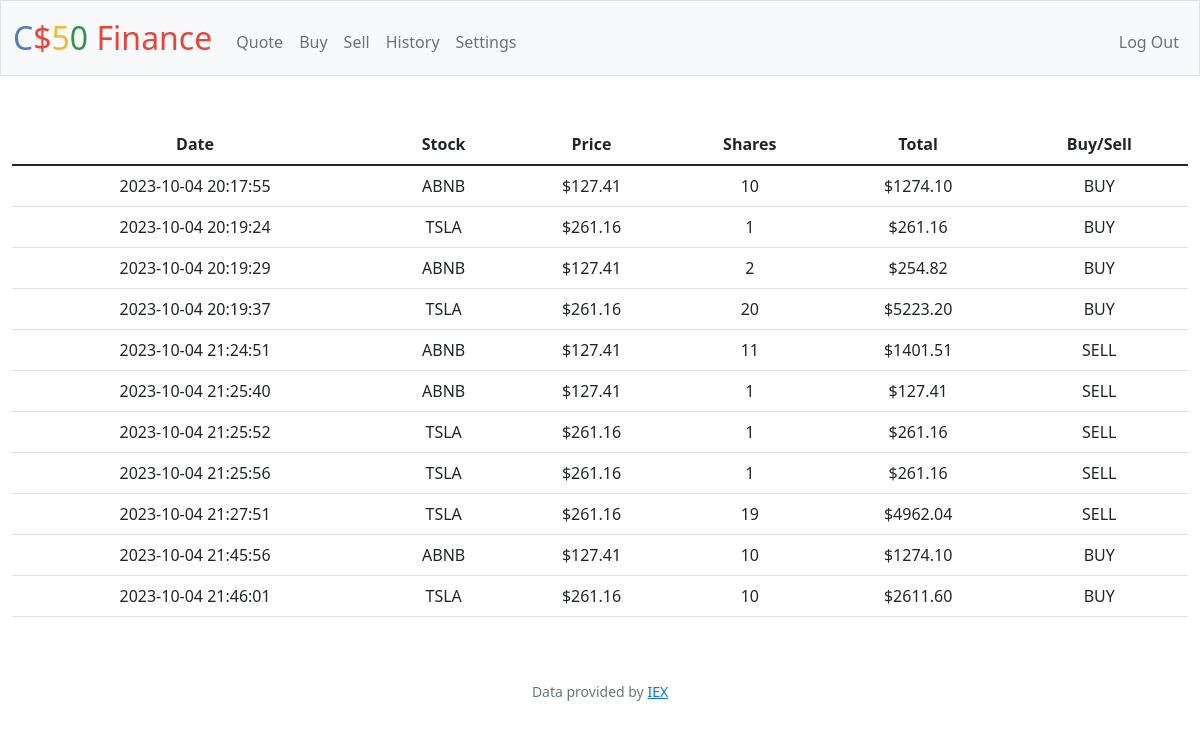
The app's page /history (signed in) with its own data.
### tables this page shows
CREATE TABLE history (id INTEGER PRIMARY KEY AUTOINCREMENT NOT NULL, userid INTEGER NOT NULL, added_on INTEGER NOT NULL, amount INTEGER NOT NULL, price INTEGER NOT NULL, type TEXT NOT NULL, symbol TEXT NOT NULL);

### app.py (the view)
@app.route("/history")
@login_required
def history():
    stocks = db.execute(
        "SELECT DATETIME(added_on, 'unixepoch') AS added_on, amount, price, type, symbol FROM history WHERE userid=?",
        session["user_id"],
    )
    return render_template("history.html", stocks=stocks)

### app.py (called while the page is built)
@app.after_request
def after_request(response):
    response.headers["Cache-Control"] = "no-cache, no-store, must-revalidate"
    response.headers["Expires"] = 0
    response.headers["Pragma"] = "no-cache"
    return response

### helpers.py (called while the page is built)
def login_required(f):
    @wraps(f)
    def decorated_function(*args, **kwargs):
        if session.get("user_id") is None:
            return redirect("/login")
        return f(*args, **kwargs)
    return decorated_function

### templates/history.html (shortened to what this page needs)
{% extends "layout.html" %}
{% block main %}
    <table class="table">
        <thead>
            <tr>
                <th>Date</th>
                <th>Stock</th>
                <th>Price</th>
                <th>Shares</th>
                <th>Total</th>
                <th>Buy/Sell</th>
            </tr>
        </thead>
        <tbody>
            {% for stock in stocks %}
            <tr>
                <td>{{ stock['added_on'] }}</td>
                <td>{{ stock['symbol'] }}</td>
                <td>{{ "$%.2f"|format(stock['price']) }}</td>
                <td>{{ stock['amount'] }}</td>
                <td>{{ "$%.2f"|format(stock['amount'] * stock['price']) }}</td>
                <td>{{ stock['type'].upper() }}</td>
            </tr>
            {% endfor %}
        </tbody>
    </table>
{% endblock %}

### templates/layout.html (shortened to what this page needs)
<!DOCTYPE html>
<html lang="en">
    <head>
        <link href="https://cdn.jsdelivr.net/npm/bootstrap@5.1.3/dist/css/bootstrap.min.css" rel="stylesheet">
        <link href="/static/styles.css" rel="stylesheet">
    </head>
    <body>
        <nav class="bg-light border navbar navbar-expand-md navbar-light">
            <div class="container-fluid">
                <a class="navbar-brand" href="/"><span class="blue">C</span><span class="red">$</span><span class="yellow">5</span><span class="green">0</span> <span class="red">Finance</span></a>
                <div class="collapse navbar-collapse" id="navbar">
                    {% if session["user_id"] %}
                        <ul class="navbar-nav me-auto mt-2">
                            <li class="nav-item"><a class="nav-link" href="/quote">Quote</a></li>
                            <li class="nav-item"><a class="nav-link" href="/buy">Buy</a></li>
                            <li class="nav-item"><a class="nav-link" href="/sell">Sell</a></li>
                            <li class="nav-item"><a class="nav-link" href="/history">History</a></li>
                            <li class="nav_item"><a class="nav-link" href="/settings">Settings</a></li>
                        </ul>
                        <ul class="navbar-nav ms-auto mt-2">
                            <li class="nav-item"><a class="nav-link" href="/logout">Log Out</a></li>
                        </ul>
                    {% else %}
                        <ul class="navbar-nav ms-auto mt-2">
                            <li class="nav-item"><a class="nav-link" href="/register">Register</a></li>
                            <li class="nav-item"><a class="nav-link" href="/login">Log In</a></li>
                        </ul>
                    {% endif %}
                </div>
            </div>
        </nav>
        <main class="container-fluid py-5 text-center">
            {% block main %}{% endblock %}
        </main>
        <footer class="mb-5 small text-center text-muted">
            Data provided by <a href="https://iexcloud.io/">IEX</a>
        </footer>
    </body>
</html>

### static/styles.css (style rules this page uses)
nav .navbar-brand { font-size: xx-large; }
nav .navbar-brand .blue { color: #537fbe; }
nav .navbar-brand .red { color: #ea433b; }
nav .navbar-brand .yellow { color: #f5b82e; }
nav .navbar-brand .green { color: #2e944b; }

### records on screen
history: added_on "2023-10-04 20:17:55", symbol "ABNB", price "$127.41", amount "10", stock['amount']*stock['price'] "$1274.10", type "BUY"
history: added_on "2023-10-04 20:19:24", symbol "TSLA", price "$261.16", amount "1", stock['amount']*stock['price'] "$261.16", type "BUY"
history: added_on "2023-10-04 20:19:29", symbol "ABNB", price "$127.41", amount "2", stock['amount']*stock['price'] "$254.82", type "BUY"
history: added_on "2023-10-04 20:19:37", symbol "TSLA", price "$261.16", amount "20", stock['amount']*stock['price'] "$5223.20", type "BUY"
history: added_on "2023-10-04 21:24:51", symbol "ABNB", price "$127.41", amount "11", stock['amount']*stock['price'] "$1401.51", type "SELL"
history: added_on "2023-10-04 21:25:40", symbol "ABNB", price "$127.41", amount "1", stock['amount']*stock['price'] "$127.41", type "SELL"
history: added_on "2023-10-04 21:25:52", symbol "TSLA", price "$261.16", amount "1", stock['amount']*stock['price'] "$261.16", type "SELL"
history: added_on "2023-10-04 21:25:56", symbol "TSLA", price "$261.16", amount "1", stock['amount']*stock['price'] "$261.16", type "SELL"
history: added_on "2023-10-04 21:27:51", symbol "TSLA", price "$261.16", amount "19", stock['amount']*stock['price'] "$4962.04", type "SELL"
history: added_on "2023-10-04 21:45:56", symbol "ABNB", price "$127.41", amount "10", stock['amount']*stock['price'] "$1274.10", type "BUY"
history: added_on "2023-10-04 21:46:01", symbol "TSLA", price "$261.16", amount "10", stock['amount']*stock['price'] "$2611.60", type "BUY"
